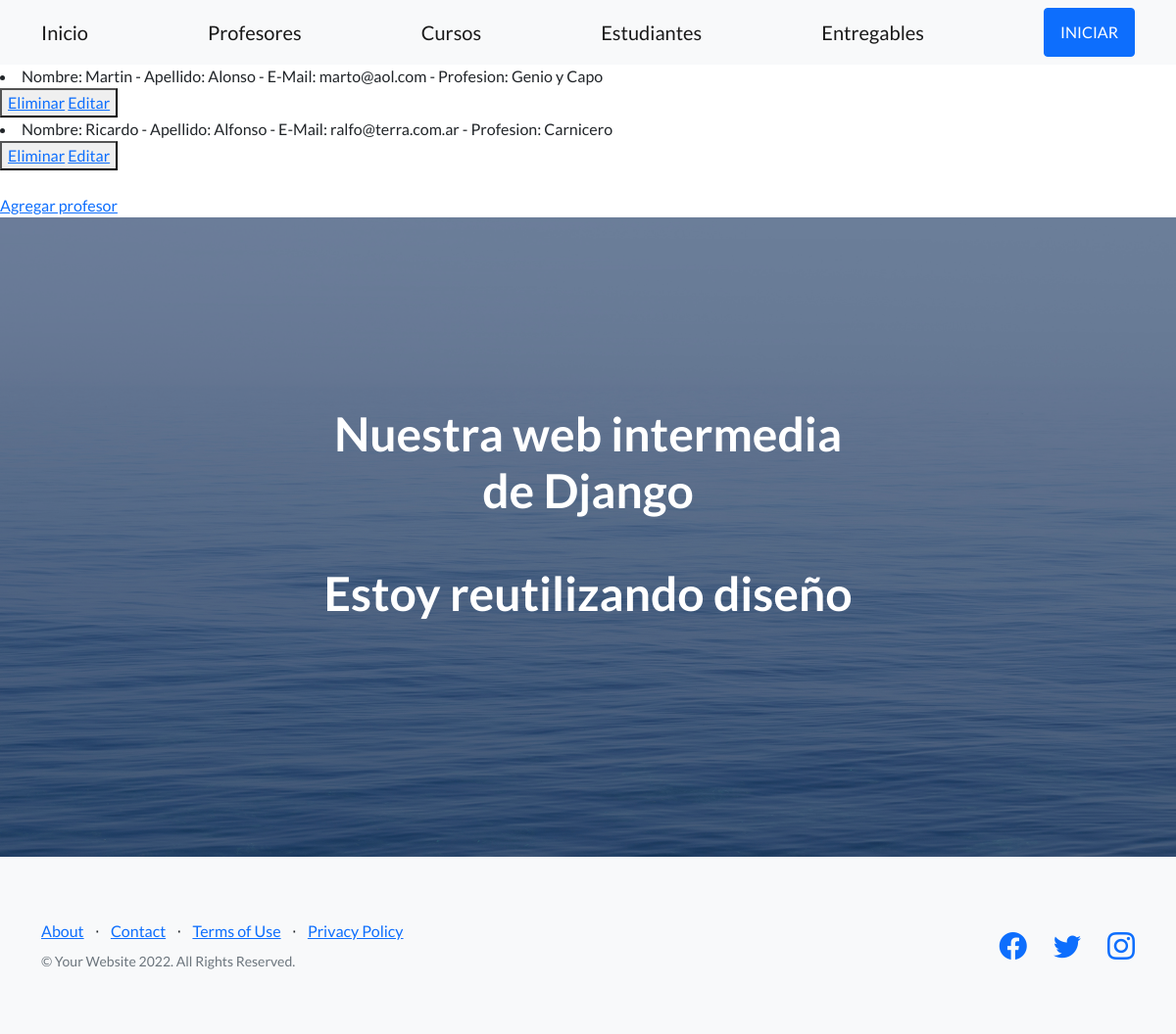
The page /AppCoder/leerProfesores on the database its author committed.
### AppCoder/models.py (models this page shows)
class Profesor(models.Model):
    nombre=models.CharField(max_length=30)
    apellido=models.CharField(max_length=30)
    email=models.EmailField()
    profesion=models.CharField(max_length=30)
    def __str__(self):
        return f"Nombre: {self.nombre} - Apellido: {self.apellido} - E-Mail: {self.email} - Profesion: {self.profesion}"

### AppCoder/views.py (the view)
# urls.py: path('leerProfesores', views.leerProfesores, name="LeerProfesores"),
def leerProfesores(request):
    profesores = Profesor.objects.all()
    contexto= {"profesores":profesores}
    return render(request, "AppCoder/leerProfesores.html",contexto)

### AppCoder/templates/AppCoder/leerProfesores.html
{% extends "AppCoder/padre.html" %}
{% load static %}
{% block contenidoQueCambia %}
{% for p in profesores %}
    <li> {{p}} </li>
    <button>
        <a href="{% url 'EliminarProfesor' p.nombre%}"> Eliminar</a>
        <a href="{% url 'EditarProfesor' p.nombre%}"> Editar</a>
    </button>
{% endfor %}
<br>
<br>
<a href="profesorFormulario">Agregar profesor</a>
{% endblock%}

### rows shown on the page
Profesor: nombre+apellido+email "Nombre: Martin - Apellido: Alonso - E-Mail: marto@aol.com - Profesion: Genio y Capo"
Profesor: nombre+apellido+email "Nombre: Ricardo - Apellido: Alfonso - E-Mail: ralfo@terra.com.ar - Profesion: Carnicero"
